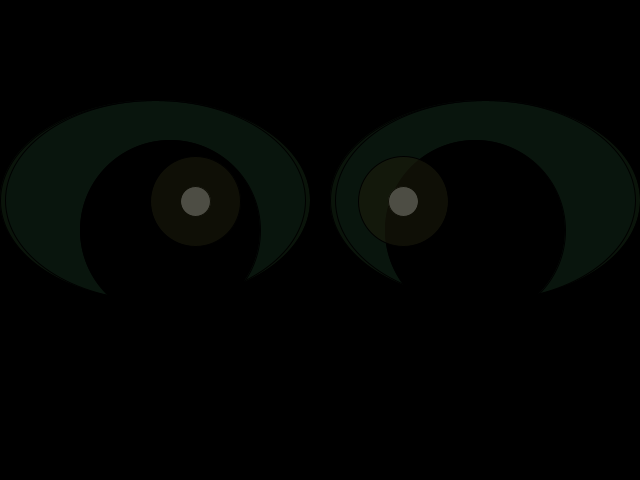
Frame 1 (no input)
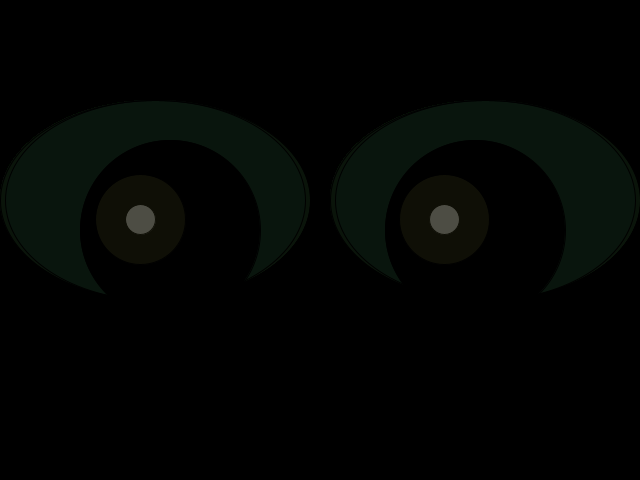
Frame 60 (the mouse pressed at the canvas centre just before this capture)
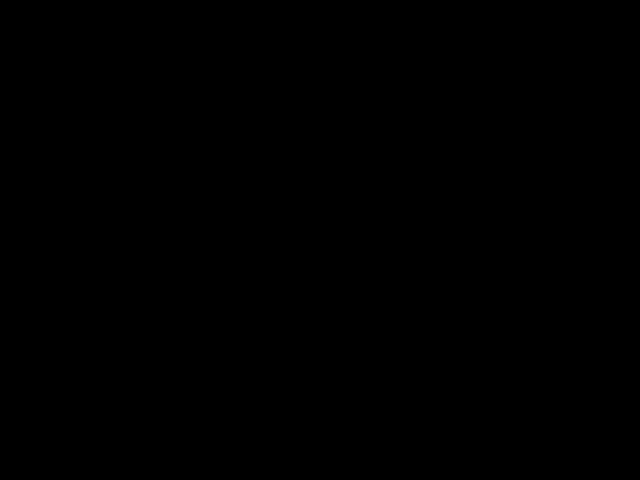
Frame 120 (the mouse held since frame 60 and released just before this capture)

The Processing sketch that drew these frames (run headless with seeded random() and noise(); from frame 60 on, the mouse is pressed at the canvas centre):

// Processing sketch: processing_9025
// ── processing_9025.pde



 //declarations///////////////////////
float x = 400; 
float y = 200; 
float xx = 200; 
float yy = 200; 
float easing = .07;  
float red;





 //////////////////////////////////////////////////////
void setup() {
size(640, 480);
smooth();
background(0);
cursor(CROSS);




}
///////////////////////////////////////////////////////



void draw(){ 
  
////////////////////////////////////
 if(mousePressed) { red = 255;
 } 
 
  else{ 
         red =255;
  }
////////////////////////////////////


  
  
fill(10, 20, 10);
ellipse(155, 200, 310, 200);

fill(mouseX, 24, 30, 30);
ellipse(155, 200, 300, 200);

fill(10, 20, 10);
ellipse(485, 200, 310, 200);

fill(mouseY, 24,  30, 30);
ellipse(485, 200, 300, 200);


////////////////////////////////////////////////////

fill(0);
ellipse(170, 230, 180, 180);

fill(0);
ellipse(475, 230, 180, 180);


           


////////////////////////////////////////////////////    
//pupils////////////////////////////////////////////

fill(255, 255, 255, red);

//ellipse(170, 230, 40, 40);
//ellipse(475, 230, 40, 40);


///////////////////////////////////////////////////



  //right pupil
float mx = constrain (mouseX, 445, 505); 
float my = constrain (mouseY, 220, 240);
x += (mx-x) * easing; 
y += (my-y) * easing; 
fill (red, red, red, 150); 

ellipse (x, y, 30, 30); 

fill(25, 25, 10, 150);
ellipse (x, y, 90, 90);
  
    //left pupil 
    
  float mxx = constrain (mouseX, 140, 200); 
  float myy = constrain (mouseY, 220, 240); 
  xx += (mxx-xx) * easing; 
  yy += (myy-yy) * easing; 
fill (red, red, red, 150);  
  ellipse (xx, yy, 30, 30); 
  
  fill(25, 25, 10, 150);
  ellipse (xx, yy, 90, 90);
     

     
  /////////////////////////////////////
  if (mousePressed){ 
  fill(0);
  ellipse(300, 300, 800, 800);
}
  /////////////////////////////////////


}
